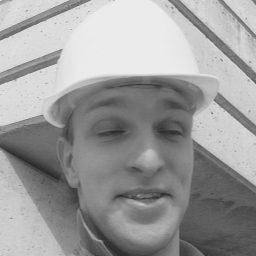
#> input picture project5_bonus/submit/foreman.png, 256 x 256 px
$ python project_bonus_all.py
#> lines starting #> are read from the running program, lines starting #| are printed output that depends on the picture
### project5_bonus/submit/compute_psnr.py
import numpy as np
import math

def compute_psnr(y_original, y_estimated):

    # COMPUTE_PSNR Computes the PSNR between two images
    #
    # Input:
    #  y_original  - The original image
    #  y_estimated - The estimated image
    #
    # Output:
    #  psnr_val - The Peak Signal to Noise Ratio (PSNR) score

    y_original = np.reshape(y_original,(-1))
    y_estimated = np.reshape(y_estimated,(-1))

    # TODO: Compute the dynamic range
    # Write your code here... dynamic_range = ????
    dynamic_range = 255.0

    # TODO: Compute the Mean Squared Error (MSE)
    # Write your code here... mse_val = ????
    mse_val = (1/len(y_original)) * np.sum((y_original - y_estimated)**2)

    # TODO: Compute the PSNR
    # Write your code here... psnr_val = ????
    psnr_val = 10*math.log10(dynamic_range**2 / mse_val)

    return psnr_val

### project5_bonus/submit/build_dct_unitary_dictionary.py
import numpy as np

def build_dct_unitary_dictionary(patch_size):

    # BUILD_DCT_UNITARY_DICTIONARY Creates an overcomplete 2D-DCT dictionary.
    #
    # Inputs:
    # patch_size  - Atom size [height, width] (must satisfy height == width)
    #
    # Outputs:
    # DCT - Unitary DCT dictionary with normalized columns

    # Make sure that the patch is square
    try:
        patch_size[0] != patch_size[1]
    except:
        print('This only works for square patches')

    nAtoms = patch_size[0]*patch_size[1]

    # Create DCT for one axis
    Pn = int(np.ceil(np.sqrt(nAtoms)))
    DCT = np.zeros((patch_size[0] , Pn))

    for k in range(Pn):

        V = np.cos( (0.5 + np.arange(Pn) ) * k * np.pi / Pn)
        if k>0:
            V = V - np.mean(V)
        DCT[: , k] = V / np.sqrt(np.sum(V**2))

    # Create the DCT for both axes
    DCT = np.kron(DCT , DCT)

    return DCT

### project5_bonus/submit/im2col.py
import numpy as np

def im2col(A, patch_size, stepsize=1):
    # Parameters
    M,N = A.shape
    col_extent = N - patch_size[1] + 1
    row_extent = M - patch_size[0] + 1

    # Get Starting block indices
    start_idx = np.arange(patch_size[0])[:, None]*N + np.arange(patch_size[1])

    # Get offsetted indices across the height and width of input array
    offset_idx = np.arange(row_extent)[:, None]*N + np.arange(col_extent)

    # Get all actual indices & index into input array for final output
    return np.take(A, start_idx.ravel()[:, None] + offset_idx.ravel()[::stepsize])

### project5_bonus/submit/batch_thresholding.py
import numpy as np
import numpy.matlib

def batch_thresholding(D, Y, epsilon):
    # BATCH_THRESHOLDING Solve the pursuit problem via the error-constraint
    # Thresholding pursuit
    #
    # Solves the following problem:
    #   min_{alpha_i} \sum_i || alpha_i ||_0
    #                  s.t.  ||y_i - D alpha_i||_2**2 \leq epsilon**2 for all i,
    # where D is a dictionary of size n X n, y_i are the input signals of
    # length n (being the columns of the matrix Y) and epsilon stands
    # for the allowed residual error.
    #
    # The solution is returned in the matrix A, containing the representations
    # of the patches as its columns, along with the denoised signals
    # given by  X = DA.


    # Get the number of atoms
    n = D.shape[1]


    # Get the number of patches
    N = Y.shape[1]


    # Compute the inner products between the dictionary atoms and the
    # input patches (hint: the result should be a matrix of size n X N)
    inner_products = D.T @ Y


    # Compute epsilon**2, which is the square residual error allowed per patch
    epsilon_sq = epsilon**2

    # Compute the square value of each entry in 'inner_products' matrix
    residual_sq = inner_products**2

    # Sort each column in 'residual_sq' matrix in ascending order
    mat_sorted = np.sort(residual_sq, axis=0)
    mat_inds = np.argsort(residual_sq, axis=0)


    # Compute the cumulative sums for each column of 'mat_sorted'
    # and save the result in the matrix 'accumulate_residual'
    accumulate_residual = np.cumsum(mat_sorted,axis=0)


    # Compute the indices of the dominant coefficients that we want to keep
    inds_to_keep = (accumulate_residual > epsilon_sq)

    # Allocate a matrix of size n X N to save the sparse vectors
    A = np.zeros([n,N])


    # In what follows we compute the location of each non-zero to be assigned
    # to the matrix of the sparse vectors A. To this end, we need to map
    # 'mat_inds' to a linear subscript format. The mapping will be done using
    # Matlab's 'sub2ind' function.

    # Create a repetition of the column index for all rows
    col_sub = np.matlib.repmat(np.arange(N), n, 1)

    # Map the entries in 'inds_to_keep' to their corresponding locations
    # in 'mat_inds' and 'col_sub'.
    mat_inds_to_keep = mat_inds[inds_to_keep]
    col_sub_to_keep = col_sub[inds_to_keep]

    # Assign to 'A' the coefficients in 'inner_products' using
    # the precomputed 'mat_inds_to_keep' and 'col_sub_to_keep'
    A[mat_inds_to_keep,col_sub_to_keep] = inner_products[mat_inds_to_keep,col_sub_to_keep]


    # Reconstruct the patches using 'A' matrix
    X = D @ A


    return X,A


### project5_bonus/submit/dct_image_denoising.py
import numpy as np
from compute_stat import compute_stat
from im2col import im2col
from col2im import col2im
from batch_thresholding import batch_thresholding

def dct_image_denoising(noisy_im, D_DCT, epsilon):
    # DCT_IMAGE_DENOISING Denoise an image via the DCT transform
    #
    # Inputs:
    #   noisy_im - The input noisy image
    #   D_DCT    - A column-normalized DCT dictionary
    #   epsilon  - The noise-level in a PATCH,
    #              used as the stopping criterion of the pursuit
    #
    # Output:
    #  est_dct - The denoised image
    #

    # Get the patch size [height, width] from D_DCT
    patch_size = (6,6)


    # Divide the noisy image into fully overlapping patches
    patches = im2col(noisy_im, patch_size, stepsize=1)

    # Step 1: Compute the representation of each noisy patch using the
    # Thresholding pursuit
    [est_patches, est_coeffs] = batch_thresholding(D_DCT, patches, epsilon)


    # Step 2: Reconstruct the image using 'col_to_im' function
    #C = est_coeffs@est_patches
    est_dct = col2im(est_patches, patch_size, noisy_im.shape)


    # Compute and display the statistics
    print('DCT dictionary: ', end=' ')
    compute_stat(est_patches, patches, est_coeffs)

    return  est_dct

### project5_bonus/submit/compute_stat.py
import numpy as np

def compute_stat(est_patches, orig_patches, est_coeffs):

    # COMPUTE_STAT Compute and print usefull statistics of the pursuit and
    # learning procedures
    #
    # Inputs:
    #  est_patches  - A matrix, containing the recovered patches as its columns
    #  orig_patches - A matrix, containing the original patches as its columns
    #  est_coeffs   - A matrix, containing the estimated representations,
    #                 leading to est_patches, as its columns
    #
    # Outputs:
    #  residual_error  - Average Mean Squared Error (MSE) per pixel
    #  avg_cardinality - Average number of nonzeros that is used to represent
    #                    each patch
    #

    # Compute the Mean Square Error per patch
    MSE_per_patch = np.sum((est_patches - orig_patches)**2,axis=0)

    # Compute the average
    residual_error = np.mean(MSE_per_patch)/np.shape(orig_patches)[0]

    # Compute the average number of non-zeros
    avg_cardinality = np.sum(np.abs(est_coeffs) > 10**(-10)) / np.shape(est_coeffs)[1]

    # Display the results
    print('Residual error %2.2f, Average cardinality %2.2f' % (residual_error, avg_cardinality))

    return residual_error, avg_cardinality

### project5_bonus/submit/col2im.py
import numpy as np

def col2im(patches, patch_size, im_size):
    # COL_TO_IM Rearrange matrix columns into an image of size MXN
    #
    # Inputs:
    #  patches - A matrix of size p * q, where p is the patch flatten size (height * width = m * n), and q is number of patches.
    #  patch_size - The size of the patch [height width] = [m n]
    #  im_size    - The size of the image we aim to build [height width] = [M N]
    #
    # Output:
    #  im - The reconstructed image, computed by returning the patches in
    #       'patches' to their original locations, followed by a
    #       patch-averaging over the overlaps

    num_im = np.zeros((im_size[0], im_size[1]))
    denom_im = np.zeros((im_size[0], im_size[1]))

    for i in range(im_size[0] - patch_size[0] + 1):
        for j in range(im_size[1] - patch_size[1] + 1):
            # rebuild current patch
            num_of_curr_patch = i * (im_size[1] - patch_size[1] + 1) + (j + 1)
            last_row = i + patch_size[0]
            last_col = j + patch_size[1]
            curr_patch = patches[:, num_of_curr_patch - 1]
            curr_patch = np.reshape(curr_patch, (patch_size[0], patch_size[1]))

            # update 'num_im' and 'denom_im' w.r.t. 'curr_patch'
            num_im[i:last_row, j:last_col] = num_im[i:last_row, j:last_col] + curr_patch
            denom_im[i:last_row, j:last_col] = denom_im[i:last_row, j:last_col] + np.ones(curr_patch.shape)


    # Averaging
    im = num_im / denom_im

    return im

### project5_bonus/submit/project_bonus_all.py
import numpy as np
from PIL import Image
import matplotlib.pyplot as plt
import scipy.ndimage
from compute_psnr import compute_psnr
from build_dct_unitary_dictionary import build_dct_unitary_dictionary
from dct_image_denoising import dct_image_denoising

import os
os.makedirs('imgs',exist_ok=True)


#%% Part A: Data Construction

# Read an image
orig_im = np.array(Image.open('foreman.png'))
#> orig_im is the input picture: shape (256, 256); min 37, max 237, mean 155.5

# Define the blur kernel
h_blur = np.ones((9,9))/81
# Blur the image
blurred_im = scipy.ndimage.correlate(orig_im, h_blur, mode='reflect')
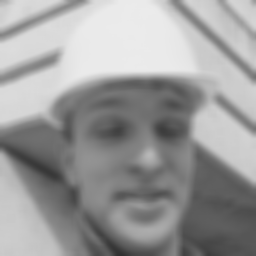
#> blurred_im: shape (256, 256); min 48, max 235, mean 155

# Set the global noise standard-deviation
sigma = np.sqrt(2)
# Add noise to the blurry image
y = blurred_im + sigma*np.random.randn(np.shape(orig_im)[0],np.shape(orig_im)[1])

# Compute and print the PSNR of the degraded image
psnr_input = compute_psnr(orig_im, y)
#> in compute_psnr, `mse_val = (1/len(y_original)) * np.sum((y_original - y_estimated)**2)`: mse_val = 101.3
#> in compute_psnr, `psnr_val = 10*math.log10(dynamic_range**2 / mse_val)`: psnr_val = 28.08
#> psnr_input = 28.08
print('PSNR of the blurred and noisy image is %.3f\n\n' % psnr_input)
#| PSNR of the blurred and noisy image is 28.076

# Show the original and degraded images
plt.figure(0,figsize=[10,3])
plt.subplot(1,3,1)
plt.imshow(orig_im,'gray')
plt.axis('off')
plt.title('Original')
plt.subplot(1,3,2)
plt.imshow(y,'gray');
plt.axis('off')
plt.title('Input: PSNR = %.3f' % psnr_input)


plt.figure(0,figsize=[10,3])
plt.subplot(1,3,1)
plt.imshow(orig_im,'gray')
plt.axis('off')
plt.title('Clean image')
plt.subplot(1,3,2)
plt.imshow(blurred_im,'gray')
plt.axis('off')
plt.title('Blurry image')
plt.subplot(1,3,3)
plt.imshow(y,'gray')
plt.axis('off')
plt.title('Blurry noisy image')
plt.savefig("imgs/fig2_images.png", dpi=300)
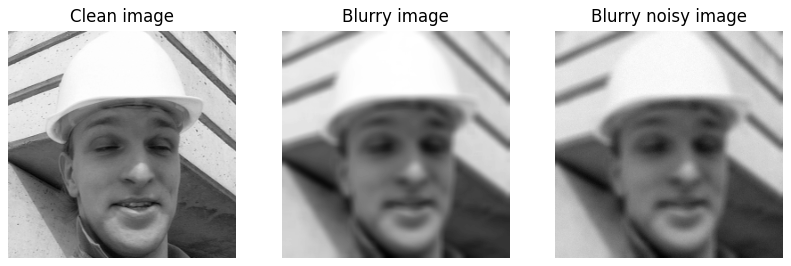
#> figure drawn by matplotlib, 3 panels


#%% Part B: Deblurring via Regualrization by Denoising (RED)

# In this part we aim to tackle the image deblurring problem.
# To this end, we will use RED, suggest minimizing
# \min_x 1/(2*sigma**2) * ||H*x - y ||_2**2 + lambda/2 * x'*(x - f(x)),
# where f(x) is a denoising algorithm that operates on x, and the matrix
# H is a known blur kernel.
# We will use the Fixed-Point scheme to minimize the above objective, where
# the update rule is given by
# x_new = [1/sigma**2 H'*H + lambda*I]^(-1) * [1/sigma**2 * H'*y + lambda * f(x)]


# Choose the parameters of the DCT denoiser

# Set the patch dimensions [height, width]
patch_size = 6,6

# Create a unitary DCT dictionary
D = build_dct_unitary_dictionary(patch_size)


# Set the noise-level in a PATCH for the pursuit
epsilon = sigma * patch_size[0] * 1.1**0.5


# Set the number of outer FP iterations
K = 50

# Set the number of inner iterations for solving the linear system Az=b
# using Richardson algorithm
T = 50

# Set the step size of each step of the Richardson method
mu = 1

# Set the FP parameter lambda that controls the importance of the prior
lambd = 0.1

# Allocate a vector that stores the PSNR per iteration
psnr_red = np.zeros(K)

# Initialize the solution x with the input image
x = y

# Run the fixed-point algorithm for num_outer_iters
for outer_iter in range(K):

    # Stage 1:
    # Compute fx = f(x_prev), by running our DCT image denoising
    # algorithm
#> (the run stopped early here; a loop or call above may not have finished)
